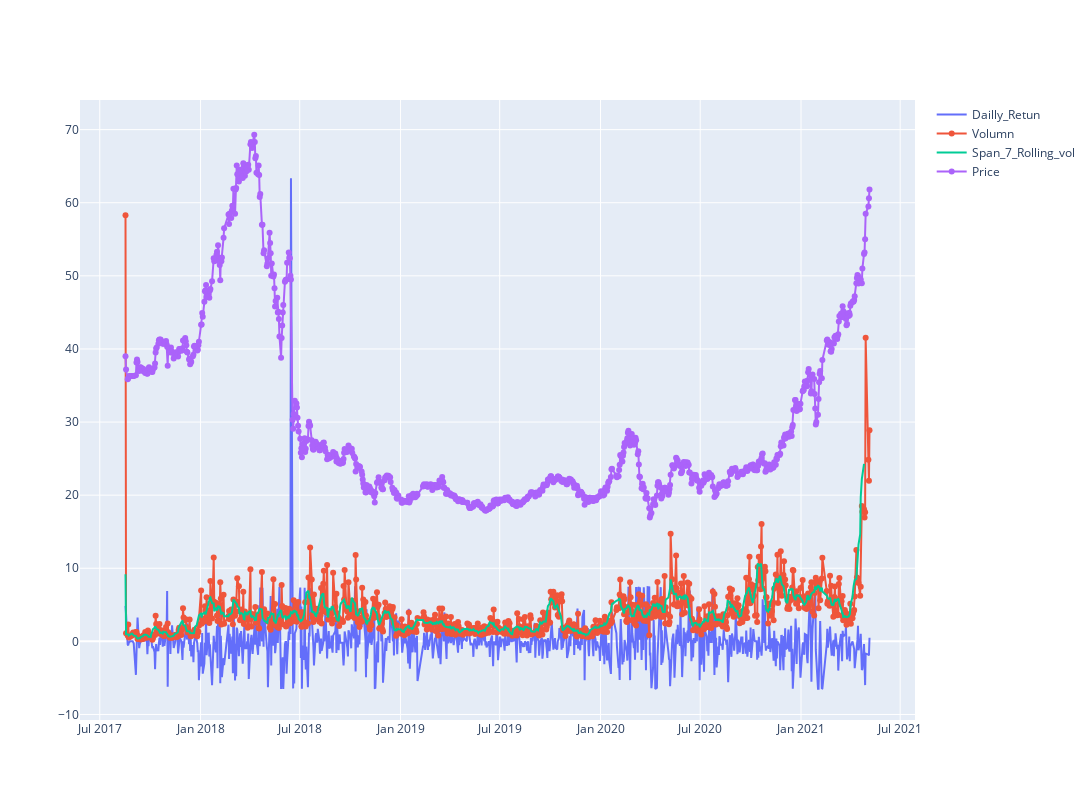

Notebook code for this chart:
### Code cell
df['Volumn'] = df['<Volume>']/1000000
Volumnshort_rolling = df['Volumn'].rolling(window=7).mean()

fig = go.Figure()
fig.update_layout(  autosize=False,   width=1200,    height=800)
fig.add_trace(go.Scatter(x=df.datetime, y=df['Daily_return'], 
                        mode='lines', name='Dailly_Retun'))
fig.add_trace(go.Scatter(x=df.datetime, y=df['Volumn'], 
                        mode='lines+markers', name='Volumn'))

fig.add_trace(go.Scatter(x=df.datetime, y=Volumnshort_rolling, 
                      mode ='lines', name='Span_7_Rolling_vol'))

fig.add_trace(go.Scatter(x=df.datetime, y=df['<Close>'], 
                        mode='lines+markers', name='Price'))

### Figure 1 — Plotly figure (JSON) as saved in the notebook; plotly's stock layout.template omitted (floating-point values rounded to 4 significant figures; data arrays with more than 128 entries replaced by an {"elided": "..."} marker saying what was removed)
{"data": [{"mode": "lines", "name": "Dailly_Retun", "type": "scatter", "x": {"elided": "927 str values"}, "y": {"elided": "927 float values"}}, {"mode": "lines+markers", "name": "Volumn", "type": "scatter", "x": {"elided": "927 str values"}, "y": {"elided": "927 float values"}}, {"mode": "lines", "name": "Span_7_Rolling_vol", "type": "scatter", "x": {"elided": "927 str values"}, "y": {"elided": "927 float values"}}, {"mode": "lines+markers", "name": "Price", "type": "scatter", "x": {"elided": "927 str values"}, "y": {"elided": "927 float values"}}], "layout": {"autosize": false, "height": 800, "width": 1200}}
